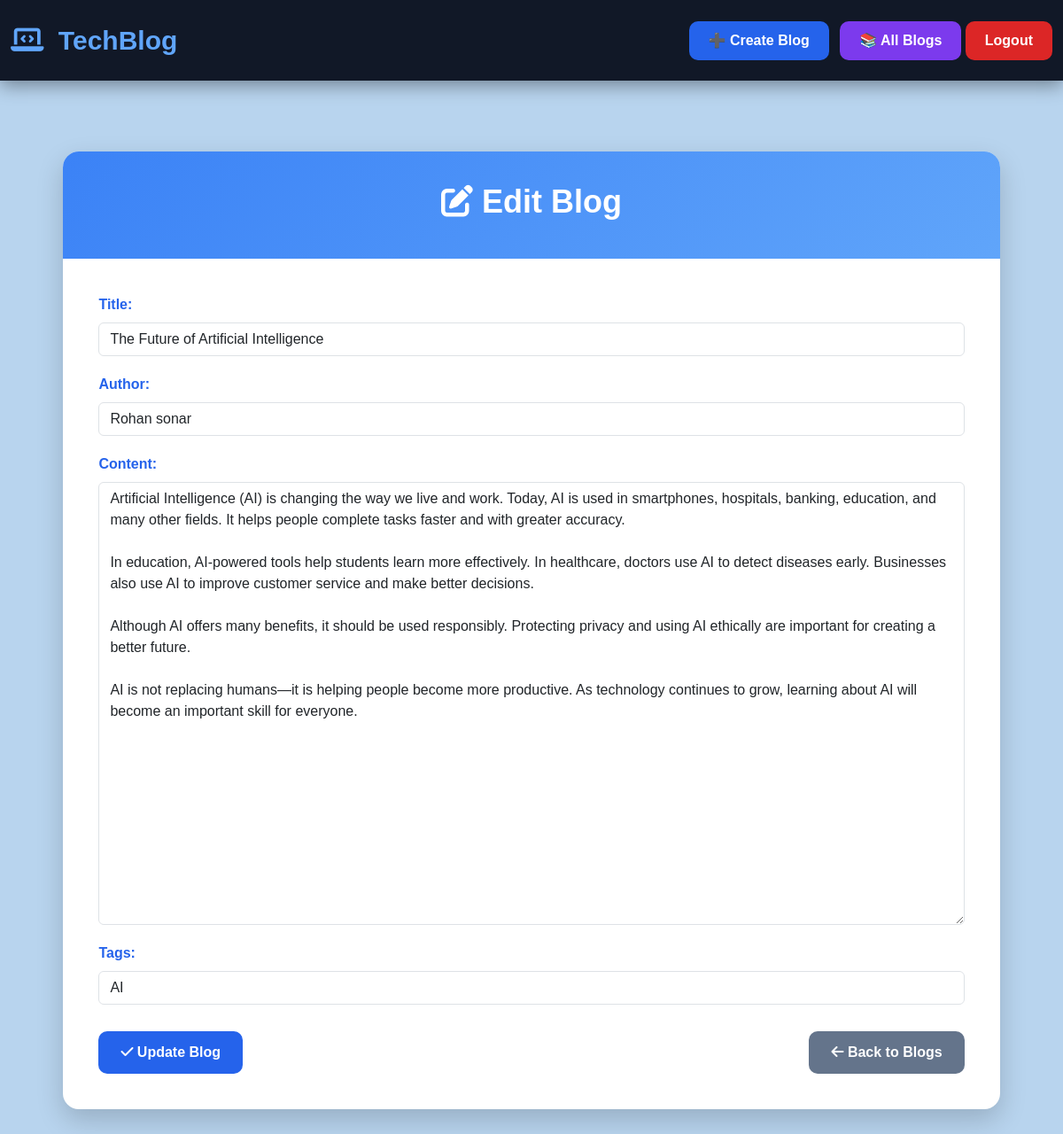
Screenshot of /posts/edit/6/ (signed in) with the database file from the repository.
### posts/models.py (models this page shows, shortened)
class Blog(models.Model):
    title=models.CharField(max_length=200)
    content=models.TextField()
    tags=models.CharField(max_length=200)
    author=models.CharField(max_length=100)
    created_at = models.DateTimeField(auto_now_add=True)
    updated_at = models.DateTimeField(auto_now=True)

### posts/views.py (the view)
# urls.py: path('edit/<int:id>/', views.edit_blog, name='edit_blog'),
def edit_blog(request, id):
    if not request.user.is_authenticated and not request.session.get("is_admin"):
        return redirect("login")
    blog = get_object_or_404(Blog, id=id)
    if request.method == "POST":
        form = BlogForm(request.POST, instance=blog)
        if form.is_valid():
            updated_blog = form.save()
            blogs_collection.update_one(
                {"title": blog.title},
                {
                    "$set": {
                        "title": updated_blog.title,
                        "content": updated_blog.content,
                        "tags": updated_blog.tags,
                        "author": updated_blog.author,
                    }
                }
            )
            messages.success(request, "Blog Updated Successfully!")
            if request.session.get("is_admin"):
                return redirect("manage_blogs")
            return redirect("blog_list")
    else:
        form = BlogForm(instance=blog)
    return render(request, "edit_blog.html", {
        "form": form
    })

### posts/forms.py
class BlogForm(forms.ModelForm):
    class Meta:
        model = Blog
        fields = ['title', 'author', 'content', 'tags']
        widgets = {
            'title': forms.TextInput(attrs={
                'class': 'form-control',
                'placeholder': 'Enter Blog Title'
            }),
            'author': forms.TextInput(attrs={
                'class': 'form-control',
                'placeholder': 'Author Name'
            }),
            'tags': forms.TextInput(attrs={
                'class': 'form-control',
                'placeholder': 'Python, Django, AI'
            }),
            'content': forms.Textarea(attrs={
                'class': 'form-control',
                'placeholder': 'Write your blog content here...',
                'rows': 20,
                'style': 'min-height:500px; resize:vertical;'
            }),
        }

### templates/edit_blog.html (shortened to what this page needs)
{% extends 'base.html' %}
{% block content %}
<div class="edit-container">
<div class="edit-card">
<div class="edit-header">
<h1 class="edit-title">
<i class="fa-solid fa-pen-to-square"></i>
Edit Blog
</h1>
</div>
<div class="edit-body">
<form method="POST">
{{ form.as_p }}
<div class="button-area">
<button type="submit" class="btn-update">
<i class="fa-solid fa-check"></i>
Update Blog
</button>
<a href="{% url 'blog_list' %}" class="btn-back">
<i class="fa-solid fa-arrow-left"></i>
Back to Blogs
</a>
</div>
</form>
</div>
</div>
</div>
{% endblock %}

### templates/base.html (style rules this page uses)
body { background:#0b1120; font-family:'Poppins',sans-serif; }

### templates/edit_blog.html (style rules this page uses)
* { margin:0; padding:0; box-sizing:border-box; font-family:'Poppins',sans-serif; }
body { background:#b8d4ee; }
.edit-container { max-width:900px; margin:50px auto; padding:30px; }
.edit-card { background:white; border-radius:15px; overflow:hidden; box-shadow:0 10px 25px rgba(0,0,0,0.15); }
.edit-header { background:linear-gradient(135deg,#3b82f6,#60a5fa); padding:35px; color:white; text-align:center; }
.edit-title { font-size:36px; font-weight:700; }
.edit-body { padding:40px; }
form p { margin-bottom:20px; }
label { font-weight:600; color:#2563eb; display:block; margin-bottom:8px; }
input, textarea, select { width:100%; padding:12px 15px; border-radius:10px; border:1px solid #cbd5e1; outline:none; font-size:15px; background:#f8fafc; }
textarea { min-height:150px; }
.button-area { margin-top:30px; display:flex; justify-content:space-between; gap:15px; flex-wrap:wrap; }
.btn-update, .btn-back { padding:12px 25px; border-radius:10px; text-decoration:none; font-weight:600; border:none; cursor:pointer; transition:.3s; }
.btn-update { background:#2563eb; color:white; }
.btn-back { background:#64748b; color:white; }
.edit-container { max-width:1600px; width:95%; margin:50px auto; padding:30px; }
.edit-card { background:white; width:100%; min-height:650px; border-radius:18px; overflow:hidden; box-shadow:0 12px 30px rgba(0,0,0,0.18); }

### rows the page displays
Blog: title "The Future of Artificial Intelligence", author "Rohan sonar", content "Artificial Intelligence (AI) is changing the way we live and work. Today, AI is used in smartphones, hospitals, banking, education, and many other fields. It helps people complete tasks faster and with greater accuracy. In education, AI-powered tools help students learn more effectively. In healthcare, doctors use AI to detect diseases early. Businesses also use AI to improve customer service and make better decisions. Although AI offers many benefits, it should be used responsibly. Protecting privacy and using AI ethically are important for creating a better future. AI is not replacing humans—it is helping people become more productive. As technology continues to grow, learning about AI…", tags "AI"
